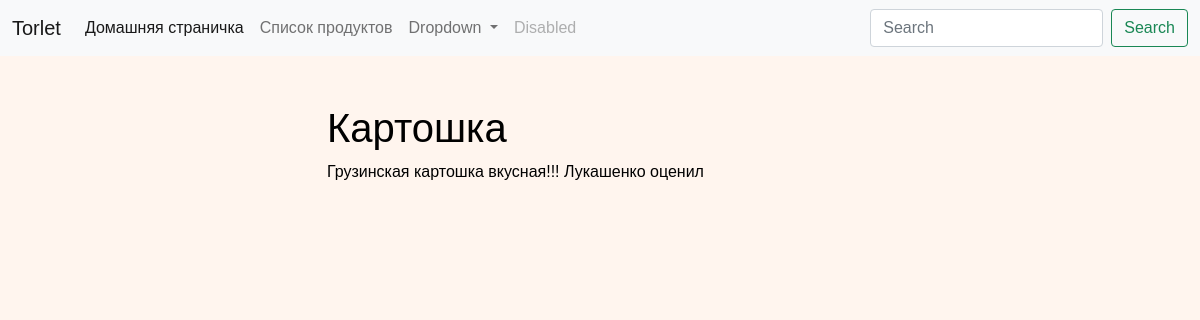
Screenshot of /prod/slag3/ with the database file from the repository.
### shop_products/models.py (models this page shows, shortened)
class Product(models.Model):
    name = models.CharField(verbose_name='Название продукта', max_length=50, db_index=True)
    slug = models.SlugField(max_length=100, unique=True)
    text = models.TextField(verbose_name="Описание продукта", max_length=200, db_index=True)
    time = models.DateTimeField(auto_now_add=True)
    category = models.ForeignKey(Category, on_delete=models.CASCADE, verbose_name="Категория")
    class Meta:
        verbose_name = 'Продукт'
        verbose_name_plural = 'Продукты'

### shop_products/views.py (the view)
# urls.py: path('prod/<str:slug>/', views.prod_detail, name='prod_detail_url'),
def prod_detail(request, slug):
    product = Product.objects.get(slug__iexact=slug)
    return render(request, 'shop_products/page_detail.html', context={'product': product})

### templates/shop_products/page_detail.html (shortened to what this page needs)
{% extends 'shop_products/base_shop.html' %}
{% block content %}
    <h1 class="mt-5">
        {{product.name}}
    </h1>
    <p>
        {{product.text}}
    </p>
{% endblock %}

### static/shop_products/css/style.css (style rules this page uses)
body { font-family: Arial; background-color: seashell; color: black; }

### rows the page displays
Product: name "Картошка", text "Грузинская картошка вкусная!!! Лукашенко оценил"
